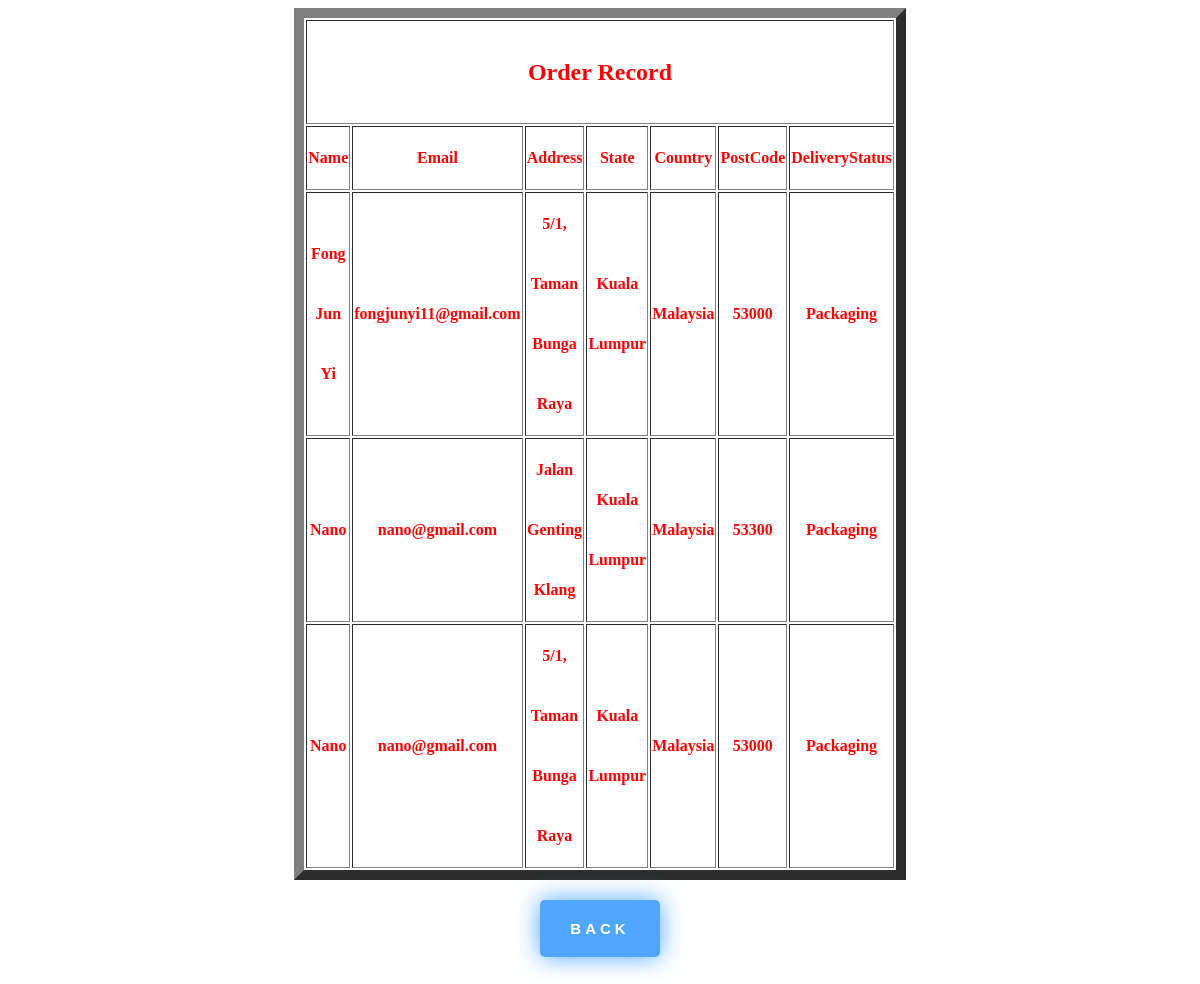
/client/tracking_order.php, run on the app's committed database.
### tables this page shows
CREATE TABLE `orders` (
  `id` int(255) NOT NULL,
  `name` varchar(255) NOT NULL,
  `number` varchar(255) NOT NULL,
  `email` varchar(255) NOT NULL,
  `method` varchar(255) NOT NULL,
  `flat` varchar(255) NOT NULL,
  `street` varchar(255) NOT NULL,
  `city` varchar(255) NOT NULL,
  `state` varchar(255) NOT NULL,
  `country` varchar(255) NOT NULL,
  `postal_code` varchar(255) NOT NULL,
  `total_product` varchar(255) NOT NULL,
  `total_price` varchar(255) NOT NULL,
  `delivery_mode` varchar(255) NOT NULL,
  `store_send` varchar(255) NOT NULL,
  `delivery_status` varchar(255) NOT NULL,
  `date` date NOT NULL
);

### client/tracking_order.php (the view, shortened to what this page needs)
<?php
include 'config.php';
?>
<!DOCTYPE html>
<html>
    <head>
        <link rel="stylesheet" href="css/tracking.css" type="text/css">
    </head>
    <body>
        <table align="center" border="10px" style="width: 600px; line-height: 60px;">
            <tr>
                <th colspan="7"><h2>Order Record</h2></th>
            </tr>
            <t>
                <th>Name</th>
                <th>Email</th>
                <th>Address</th>
                <th>State</th>
                <th>Country</th>
                <th>PostCode</th>
                <th>DeliveryStatus</th>
            </t>
         <?php
         $results = mysqli_query($conn, "SELECT * FROM `orders`");
            while($rows= mysqli_fetch_assoc($results)){
                ?>
            <tr>
                <th><?php echo $rows['name']; ?></th>
                <th><?php echo $rows['email']; ?></th>
                <th><?php echo $rows['street']; ?></th>
                <th><?php echo $rows['state']; ?></th>
                <th><?php echo $rows['country']; ?></th>
                <th><?php echo $rows['postal_code']; ?></th>
                <th><?php echo $rows['delivery_status']; ?></th>
            </tr>
            <?php
            }
            ?>
        </table>
    <center>
        <a href="index.php">
            <button class="btn btn-view">Back</button>
        </a>
    </center>
    </body>
</html>

### client/css/tracking.css (style rules this page uses)
body { background-size: cover; color: #ff0000; }
.btn { color: #fff; border: none; margin: 20px; padding: 20px 30px; font-size: 15px; font-weight: 600; text-transform: uppercase; letter-spacing: 4px; cursor: pointer; border-radius: 5px; transition: 0.5s; transition-property: box-shadow; }
.btn-view { background: #50A7FF; box-shadow: 0 0 25px #50A7FF; }

### data on the page
orders: name "Fong Jun Yi", email "fongjunyi11@gmail.com", street "5/1, Taman Bunga Raya", state "Kuala Lumpur", country "Malaysia", postal_code "53000", delivery_status "Packaging"
orders: name "Nano", email "nano@gmail.com", street "Jalan Genting Klang", state "Kuala Lumpur", country "Malaysia", postal_code "53300", delivery_status "Packaging"
orders: name "Nano", email "nano@gmail.com", street "5/1, Taman Bunga Raya", state "Kuala Lumpur", country "Malaysia", postal_code "53000", delivery_status "Packaging"
